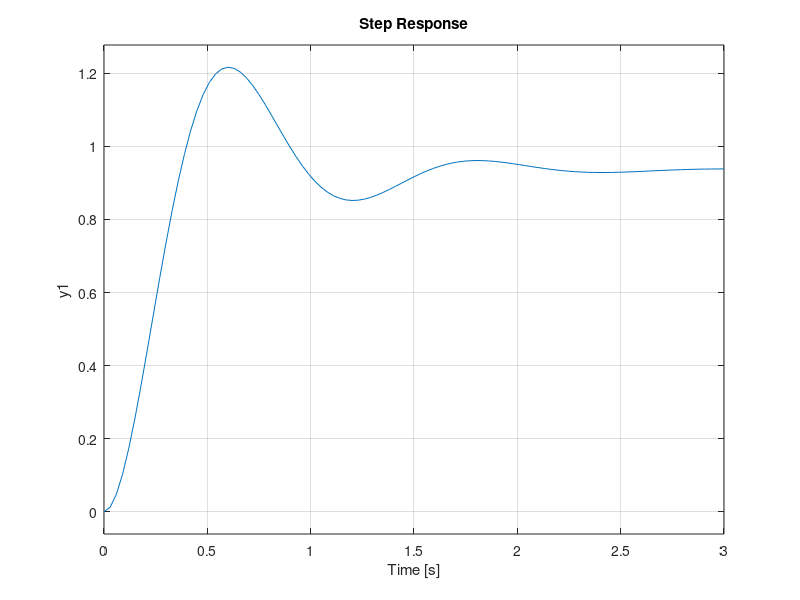

This chart was generated by the following MATLAB code:
%% Ex1 - Sistema de controlo realimentado onde K é um parametro ajustável
clear; clc; close all;

%% Alinea c) 
% Para que valor de K o sistema responde ao degrau com PO = 30%. Verifique
% no MATLAB

% Definição da variável função de transferência
s = tf('s');

% Função de transferência do bloco a controlar
Gs = 1/(s^2 + 4*s + 2);

% Valor do ganho proporcional para uma sobre-elevação de 30%
k = 29.2;

% Inserir o sistema numa malha de realimentação negativa com ganho de malha
% -1
% USAGE: feedback(Ganho do caminho para a frente, ganho da malha de
% realimentação, tipo de feedback [+/-])
Fs = feedback(k * Gs, 1, -1);

% Verificar a resposta do sistema realomentado ao degrau
step(Fs)

